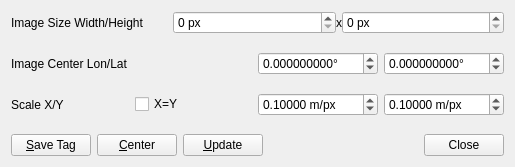
<?xml version="1.0" encoding="UTF-8"?>
<ui version="4.0">
 <class>MapAreaDialog</class>
 <widget class="QWidget" name="MapAreaDialog">
  <property name="geometry">
   <rect>
    <x>0</x>
    <y>0</y>
    <width>515</width>
    <height>167</height>
   </rect>
  </property>
  <property name="windowTitle">
   <string>Map Image Options</string>
  </property>
  <layout class="QVBoxLayout" name="verticalLayout">
   <item>
    <widget class="QWidget" name="panelSize" native="true">
     <property name="sizePolicy">
      <sizepolicy hsizetype="Preferred" vsizetype="Fixed">
       <horstretch>0</horstretch>
       <verstretch>0</verstretch>
      </sizepolicy>
     </property>
     <property name="text" stdset="0">
      <string/>
     </property>
     <layout class="QHBoxLayout" name="horizontalLayout">
      <property name="spacing">
       <number>0</number>
      </property>
      <property name="leftMargin">
       <number>0</number>
      </property>
      <property name="topMargin">
       <number>0</number>
      </property>
      <property name="rightMargin">
       <number>0</number>
      </property>
      <property name="bottomMargin">
       <number>0</number>
      </property>
      <item>
       <widget class="QLabel" name="Label1">
        <property name="text">
         <string>Image Size Width/Height</string>
        </property>
        <property name="buddy">
         <cstring>sBMapSize1</cstring>
        </property>
       </widget>
      </item>
      <item>
       <widget class="QSpinBox" name="sBMapSize1">
        <property name="toolTip">
         <string>Image width in pixel</string>
        </property>
        <property name="suffix">
         <string> px</string>
        </property>
        <property name="maximum">
         <number>100000</number>
        </property>
       </widget>
      </item>
      <item>
       <widget class="QLabel" name="Label2">
        <property name="sizePolicy">
         <sizepolicy hsizetype="Maximum" vsizetype="Preferred">
          <horstretch>0</horstretch>
          <verstretch>0</verstretch>
         </sizepolicy>
        </property>
        <property name="text">
         <string>x</string>
        </property>
       </widget>
      </item>
      <item>
       <widget class="QSpinBox" name="sBMapSize2">
        <property name="toolTip">
         <string>Image height in pixel</string>
        </property>
        <property name="suffix">
         <string> px</string>
        </property>
        <property name="maximum">
         <number>100000</number>
        </property>
       </widget>
      </item>
     </layout>
    </widget>
   </item>
   <item>
    <widget class="QWidget" name="panelPosition" native="true">
     <property name="text" stdset="0">
      <string/>
     </property>
     <layout class="QGridLayout" name="gridLayout">
      <property name="leftMargin">
       <number>0</number>
      </property>
      <property name="topMargin">
       <number>0</number>
      </property>
      <property name="rightMargin">
       <number>0</number>
      </property>
      <property name="bottomMargin">
       <number>0</number>
      </property>
      <property name="spacing">
       <number>6</number>
      </property>
      <item row="1" column="0" colspan="2">
       <widget class="QLabel" name="Label5">
        <property name="text">
         <string>Image Center Lon/Lat</string>
        </property>
        <property name="buddy">
         <cstring>sBLongitude</cstring>
        </property>
       </widget>
      </item>
      <item row="1" column="2">
       <widget class="QDoubleSpinBox" name="sBLongitude">
        <property name="toolTip">
         <string>Longitude of map center</string>
        </property>
        <property name="suffix">
         <string>°</string>
        </property>
        <property name="decimals">
         <number>9</number>
        </property>
        <property name="minimum">
         <double>-180.000000000000000</double>
        </property>
        <property name="maximum">
         <double>180.000000000000000</double>
        </property>
        <property name="singleStep">
         <double>0.000001000000000</double>
        </property>
       </widget>
      </item>
      <item row="1" column="3">
       <widget class="QDoubleSpinBox" name="sBLatitude">
        <property name="toolTip">
         <string>Latitutde of map center</string>
        </property>
        <property name="suffix">
         <string>°</string>
        </property>
        <property name="decimals">
         <number>9</number>
        </property>
        <property name="minimum">
         <double>-90.000000000000000</double>
        </property>
        <property name="maximum">
         <double>90.000000000000000</double>
        </property>
        <property name="singleStep">
         <double>0.000001000000000</double>
        </property>
       </widget>
      </item>
      <item row="2" column="0">
       <widget class="QLabel" name="Label6">
        <property name="text">
         <string>Scale X/Y</string>
        </property>
        <property name="buddy">
         <cstring>cBScaleEqual</cstring>
        </property>
       </widget>
      </item>
      <item row="2" column="1">
       <widget class="QCheckBox" name="cBScaleEqual">
        <property name="toolTip">
         <string>Same scaling for x- and y-direction</string>
        </property>
        <property name="text">
         <string>X=Y</string>
        </property>
       </widget>
      </item>
      <item row="2" column="2">
       <widget class="QDoubleSpinBox" name="sBScaleX">
        <property name="toolTip">
         <string>Scaling factor in x-direction in meter per pixel</string>
        </property>
        <property name="suffix">
         <string> m/px</string>
        </property>
        <property name="decimals">
         <number>5</number>
        </property>
        <property name="maximum">
         <double>1000.000000000000000</double>
        </property>
        <property name="singleStep">
         <double>0.000100000000000</double>
        </property>
        <property name="value">
         <double>0.100000000000000</double>
        </property>
       </widget>
      </item>
      <item row="2" column="3">
       <widget class="QDoubleSpinBox" name="sBScaleY">
        <property name="toolTip">
         <string>Scaling factor in y-direction in meter per pixel</string>
        </property>
        <property name="suffix">
         <string> m/px</string>
        </property>
        <property name="decimals">
         <number>5</number>
        </property>
        <property name="maximum">
         <double>1000.000000000000000</double>
        </property>
        <property name="singleStep">
         <double>0.000100000000000</double>
        </property>
        <property name="value">
         <double>0.100000000000000</double>
        </property>
       </widget>
      </item>
     </layout>
    </widget>
   </item>
   <item>
    <widget class="QWidget" name="panelButtons" native="true">
     <property name="sizePolicy">
      <sizepolicy hsizetype="Preferred" vsizetype="Fixed">
       <horstretch>0</horstretch>
       <verstretch>0</verstretch>
      </sizepolicy>
     </property>
     <layout class="QHBoxLayout" name="horizontalLayout_2">
      <property name="leftMargin">
       <number>0</number>
      </property>
      <property name="topMargin">
       <number>0</number>
      </property>
      <property name="rightMargin">
       <number>0</number>
      </property>
      <property name="bottomMargin">
       <number>0</number>
      </property>
      <item>
       <widget class="QPushButton" name="btnSaveTag">
        <property name="toolTip">
         <string>Save map image tag</string>
        </property>
        <property name="text">
         <string>&amp;Save Tag</string>
        </property>
       </widget>
      </item>
      <item>
       <widget class="QPushButton" name="btnCenter">
        <property name="toolTip">
         <string>Use current map center</string>
        </property>
        <property name="text">
         <string>&amp;Center</string>
        </property>
       </widget>
      </item>
      <item>
       <widget class="QPushButton" name="btnUpdate">
        <property name="toolTip">
         <string>Update display</string>
        </property>
        <property name="text">
         <string>&amp;Update</string>
        </property>
       </widget>
      </item>
      <item>
       <widget class="QDialogButtonBox" name="buttonBox">
        <property name="standardButtons">
         <set>QDialogButtonBox::StandardButton::Close</set>
        </property>
       </widget>
      </item>
     </layout>
    </widget>
   </item>
  </layout>
 </widget>
 <resources/>
 <connections/>
</ui>
